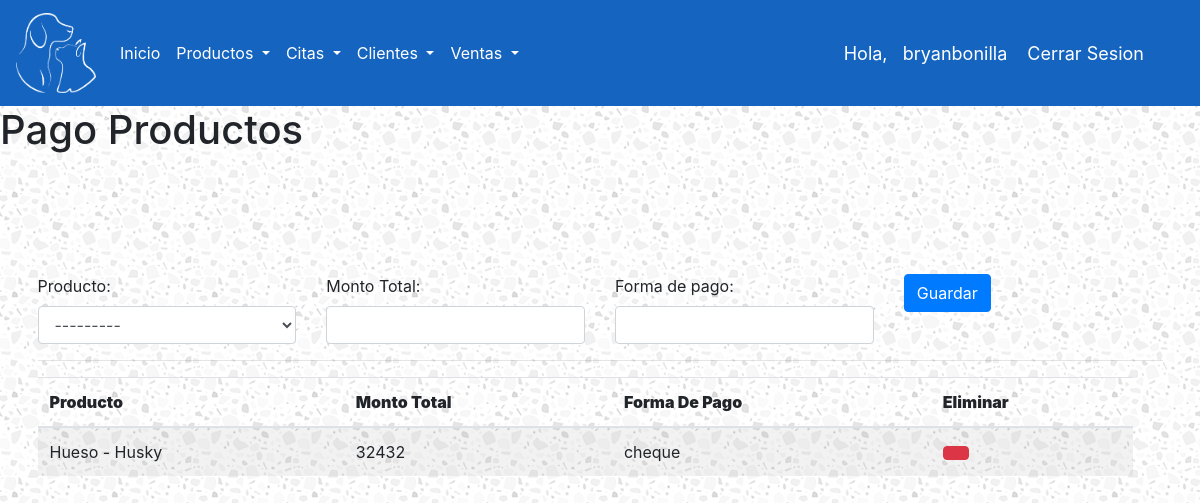
The page /pago-productos/ (signed in) on the database as committed earlier.
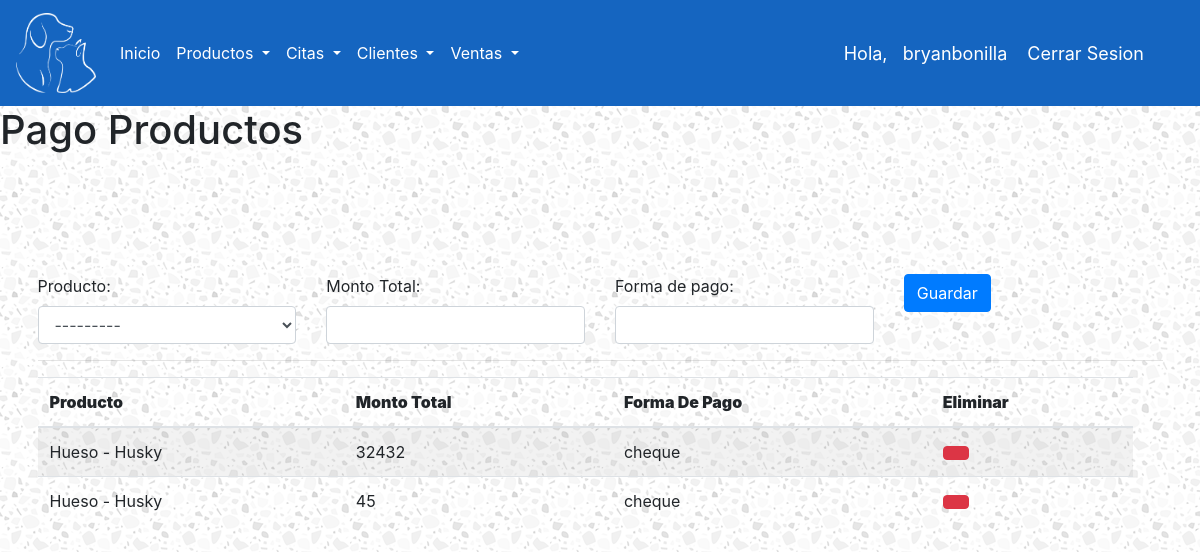
The same page on the database as committed later.
### ControlDeVeterinaria/models.py (models this page shows)
class PagoProducto(models.Model):
    producto = models.ForeignKey(Producto, on_delete=models.SET_NULL, null = True)
    montoTotal = models.IntegerField()
    formaPago = models.CharField(max_length=20)

class Producto(models.Model):
    nombre = models.CharField(max_length=20)
    tipo = models.CharField(max_length=20)
    marca = models.CharField(max_length=20)
    especificaciones = models.CharField(max_length=20)
    costoUnitario = models.IntegerField()
    def __str__(self):
        return '%s - %s' % (self.nombre, self.marca)

### ControlDeVeterinaria/views.py (the view)
# urls.py: path('pago-productos/', pagoProducto, name="pago-productos"),
@login_required(login_url='login')
def pagoProducto(request):
    form = PagoProductoForm(request.POST)
    listaPagoProductos = PagoProducto.objects.all()
    if form.is_valid():
        form.save()
    context ={
        'listaPagoProductos':listaPagoProductos,
        'form':form,
    }
    return render(request, 'ControlDeVeterinaria/pago_productos.html', context)

### ControlDeVeterinaria/forms.py
class PagoProductoForm(forms.ModelForm):
    class Meta:
        model = PagoProducto
        fields = ['producto', 'montoTotal', 'formaPago']
    def __init__(self, *args, **kwargs):
        super(PagoProductoForm, self).__init__(*args, **kwargs)
        self.fields['producto'].widget.attrs['class'] = 'form-control'
        self.fields['montoTotal'].widget.attrs['class'] = 'form-control'
        self.fields['formaPago'].widget.attrs['class'] = 'form-control'

### ControlDeVeterinaria/models.py (called while the page is built)
    def __str__(self):
        return self.username

### ControlDeVeterinaria/templates/ControlDeVeterinaria/pago_productos.html (shortened to what this page needs)
{% extends 'ControlDeVeterinaria/base.html' %}
{% load static %}
{% block content %}
<h1> Pago Productos </h1>
<br>
<form action="" method="post" class="form-horizontal" enctype="multipart/form-data">{% csrf_token %}
	<div class="row">
		<div class="col-sm-3">
			<label>Producto: </label>
			{{ form.producto }}
		</div>
		<div class="col-sm-3">
			<label>Monto Total: </label>
			{{ form.montoTotal }}
		</div>
		<div class="col-sm-3">
			<label>Forma de pago: </label>
			{{ form.formaPago }}
		</div>
		<div class="col-sm-3">
			<button class="btn btn-primary" type="submit"> Guardar </button>
		</div>
	</div>
	<hr>
	<div class="row col-sm-12">
		<table id="dvData" class="table table-striped" >
			<thead>
				<tr>
					<th >
						<strong>Producto</strong>
					</th>
					<th >
						<strong>Monto Total</strong>
					</th>
					<th >
						<strong>Forma De Pago</strong>
					</th>
					<th >
						<strong>Eliminar</strong>
					</th>
				</tr>
			</thead>
			<tbody>
				{% for datos in listaPagoProductos %}
					<tr>
						<td >{{ datos.producto }}</td>
						<td >{{ datos.montoTotal }}</td>
						<td >{{ datos.formaPago }}</td>
						<td >
							<a href="{% url 'borrar-pago-producto' datos.id %}" class="btn btn-default btn-danger"></a>
						</td>
					</tr>
				{% endfor %}
			</tbody>
		</table>
	</div>
</form>
{% endblock %}

Rows that differ between the two databases and show on the page:
added PagoProducto: producto "Hueso - Husky", montoTotal "45", formaPago "cheque"
